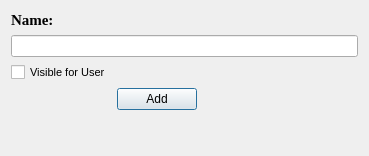
<?xml version="1.0" encoding="UTF-8"?>
<ui version="4.0">
 <class>Dialog</class>
 <widget class="QDialog" name="Dialog">
  <property name="geometry">
   <rect>
    <x>0</x>
    <y>0</y>
    <width>369</width>
    <height>156</height>
   </rect>
  </property>
  <property name="windowTitle">
   <string>Add Muscle Group</string>
  </property>
  <layout class="QFormLayout" name="formLayout">
   <item row="0" column="0">
    <widget class="QLabel" name="label">
     <property name="font">
      <font>
       <family>Times New Roman</family>
       <pointsize>11</pointsize>
       <weight>75</weight>
       <bold>true</bold>
      </font>
     </property>
     <property name="text">
      <string>Name:</string>
     </property>
    </widget>
   </item>
   <item row="3" column="0">
    <widget class="QCheckBox" name="checkBox_visible_for_user">
     <property name="font">
      <font>
       <pointsize>8</pointsize>
      </font>
     </property>
     <property name="text">
      <string>Visible for User</string>
     </property>
    </widget>
   </item>
   <item row="2" column="0" colspan="2">
    <widget class="QLineEdit" name="lineEdit_name"/>
   </item>
   <item row="4" column="1">
    <widget class="QPushButton" name="pushButton_add">
     <property name="sizePolicy">
      <sizepolicy hsizetype="Fixed" vsizetype="Fixed">
       <horstretch>0</horstretch>
       <verstretch>0</verstretch>
      </sizepolicy>
     </property>
     <property name="text">
      <string>Add</string>
     </property>
    </widget>
   </item>
  </layout>
 </widget>
 <resources/>
 <connections/>
</ui>
